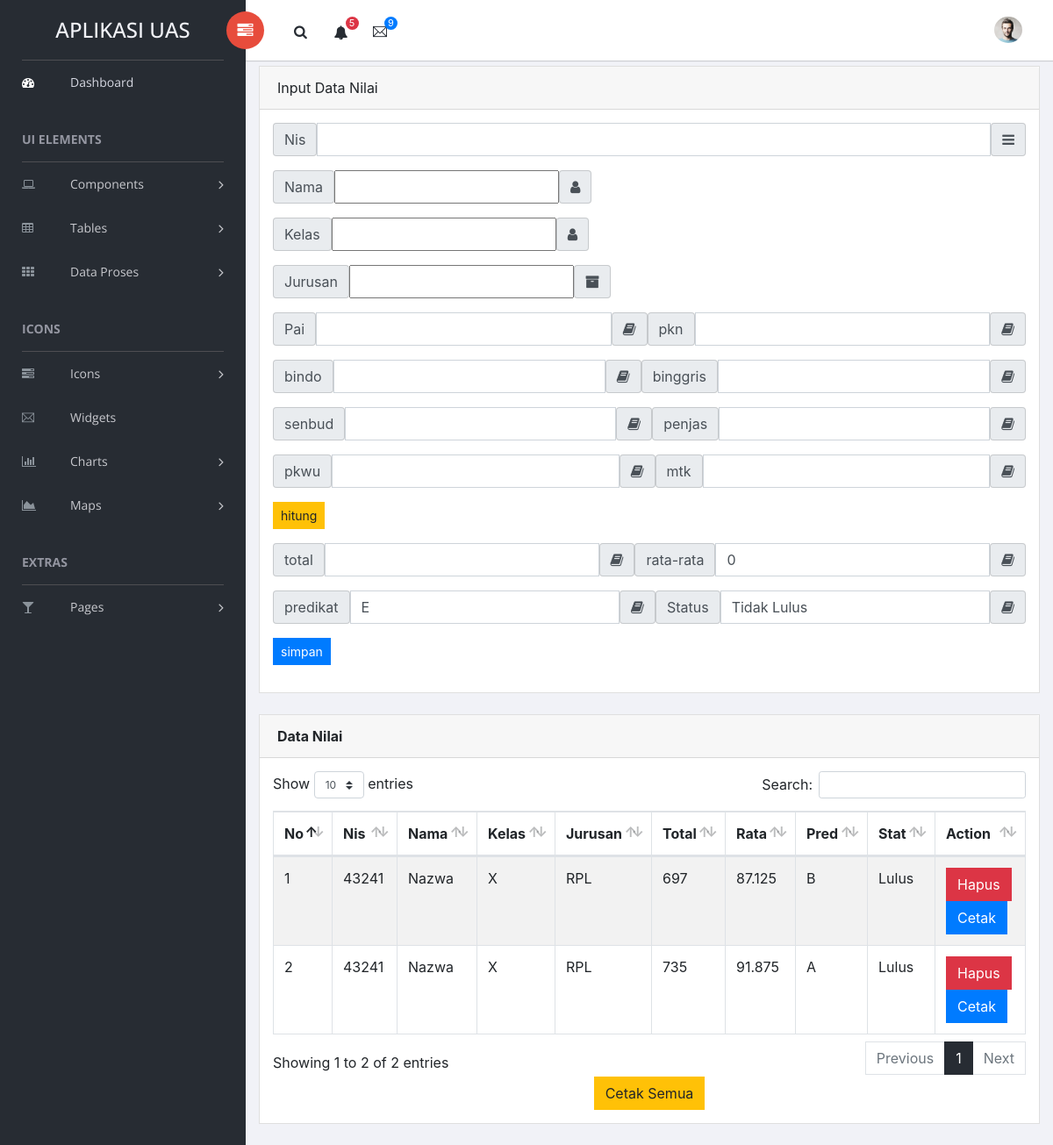
Page /dashboard.php?nilai on the committed database.
### tables this page shows
CREATE TABLE `tb_nilai` (
  `kd_nilai` int(11) NOT NULL,
  `nis` varchar(15) NOT NULL,
  `nama` varchar(50) NOT NULL,
  `kelas` varchar(5) NOT NULL,
  `jurusan` varchar(50) NOT NULL,
  `pai` varchar(10) NOT NULL,
  `pkn` varchar(4) NOT NULL,
  `bindo` varchar(10) NOT NULL,
  `binggris` varchar(4) NOT NULL,
  `senbud` varchar(4) NOT NULL,
  `penjas` varchar(4) NOT NULL,
  `pkwu` varchar(4) NOT NULL,
  `mtk` varchar(4) NOT NULL,
  `total` varchar(15) NOT NULL,
  `rata` varchar(10) NOT NULL,
  `pred` varchar(5) NOT NULL,
  `stat` varchar(20) NOT NULL
);

### nilai.php (the view, shortened to what this page needs)
<?php
include "koneksi.php";
?>
<div class="col-lg-12">
    <div class="card">
        <div class="card-header">Input Data Nilai</div>
        <div class="card-body card-block">
            <form action="" method="post" class="">
                <div class="form-group">
                    <div class="input-group">
                        <div class="input-group-addon">Nis</div>
                        <input type="number" id="nis" name="nis" class="form-control" onchange="submit()" value="<?= @$_POST['nis'] ?>">
                        <div class="input-group-addon"><i class="fa fa-bars"></i></div>
                    </div>
                </div>
                <div class="form-group">
                    <div class="input-group">
                        <div class="input-group-addon">Nama</div>
                        <input type="text" id="name" name="nama" class="form-control-read-only" value="<?= @$nis['nama'] ?>">
                        <div class="input-group-addon"><i class="fa fa-user"></i></div>
                    </div>
                </div>
                <div class="form-group">
                    <div class="input-group">
                        <div class="input-group-addon">Kelas</div>
                        <input type="text" id="kelas" name="kelas" class="form-control-read-only" value="<?= @$nis['kelas'] ?>">
                        <div class="input-group-addon"><i class="fa fa-user"></i></div>
                    </div>
                </div>
                <div class="form-group">
                    <div class="input-group">
                        <div class="input-group-addon">Jurusan</div>
                        <input type="text" id="jurusan" name="jurusan" class="form-control-read-only" value="<?= @$nis['jurusan'] ?>">
                        <div class="input-group-addon"><i class="fa fa-archive"></i></div>
                    </div>
                </div>
                <div class="form-group">
                    <div class="input-group">
                        <div class="input-group-addon">Pai</div>
                        <input type="number" id="pai" name="pai" class="form-control" value="<?= @$_POST['pai'] ?>" require>
                        <div class="input-group-addon"><i class="fa fa-book"></i></div>
                        <div class="input-group-addon">pkn</div>
                        <input type="number" id="pkn" name="pkn" class="form-control" value="<?= @$_POST['pkn'] ?>" require>
                        <div class="input-group-addon"><i class="fa fa-book"></i></div>
                    </div>
                </div>
                <div class="form-group">
                    <div class="input-group">
                        <div class="input-group-addon">bindo</div>
                        <input type="number" id="bindo" name="bindo" class="form-control" value="<?= @$_POST['bindo'] ?>" require>
                        <div class="input-group-addon"><i class="fa fa-book"></i></div>
                        <div class="input-group-addon">binggris</div>
                        <input type="number" id="binggris" name="binggris" class="form-control" value="<?= @$_POST['binggris'] ?>" require>
                        <div class="input-group-addon"><i class="fa fa-book"></i></div>
                    </div>
                </div>
                <div class="form-group">
                    <div class="input-group">
                        <div class="input-group-addon">senbud</div>
                        <input type="number" id="senbud" name="senbud" class="form-control" value="<?= @$_POST['senbud'] ?>" require>
                        <div class="input-group-addon"><i class="fa fa-book"></i></div>
                        <div class="input-group-addon">penjas</div>
                        <input type="number" id="penjas" name="penjas" class="form-control" value="<?= @$_POST['penjas'] ?>" require>
                        <div class="input-group-addon"><i class="fa fa-book"></i></div>
                    </div>
                </div>
                <div class="form-group">
                    <div class="input-group">
                        <div class="input-group-addon">pkwu</div>
                        <input type="number" id="pkwu" name="pkwu" class="form-control" value="<?= @$_POST['pkwu'] ?>" require>
                        <div class="input-group-addon"><i class="fa fa-book"></i></div>
                        <div class="input-group-addon">mtk</div>
                        <input type="number" id="mtk" name="mtk" class="form-control" value="<?= @$_POST['mtk'] ?>" require>
                        <div class="input-group-addon"><i class="fa fa-book"></i></div>
                    </div>
                </div>
                <div class="form-actions form-group">
                    <input type="submit" name="hitung" value="hitung" class="btn btn-warning btn-sm" name="submit">
                    <?php
                    @$rata = @$total / 8;
                    if ($rata >= 90) {
                        $pred = "A";
                    } elseif ($rata >= 80) {
                        $pred = "B";
                    } elseif ($rata >= 70) {
                        $pred = "C";
                    } elseif ($rata >= 60) {
                        $pred = "D";
                    } else {
                        $pred = "E";
                    }
                    if ($rata >= 75) {
                        $stat = "Lulus";
                    } else {
                        $stat = "Tidak Lulus";
                    }
                    ?>
                </div>
                <div class="form-group">
                    <div class="input-group">
                        <div class="input-group-addon">total</div>
                        <input type="number" id="pkwu" name="total" value="<?= @$total ?>" class="form-control">
                        <div class="input-group-addon"><i class="fa fa-book"></i></div>
                        <div class="input-group-addon">rata-rata</div>
                        <input type="number" id="mtk" name="rata" value="<?= @$rata ?>" class="form-control">
                        <div class="input-group-addon"><i class="fa fa-book"></i></div>
                    </div>
                </div>
                <div class="form-group">
                    <div class="input-group">
                        <div class="input-group-addon">predikat</div>
                        <input type="text" id="pred" name="pred" value="<?= @$pred ?>" class="form-control">
                        <div class="input-group-addon"><i class="fa fa-book"></i></div>
                        <div class="input-group-addon">Status</div>
                        <input type="text" id="stat" name="stat" value="<?= @$stat ?>" class="form-control">
                        <div class="input-group-addon"><i class="fa fa-book"></i></div>
                    </div>
                </div>
                <div class="form-actions form-group">
                    <input type="submit" name="submit" value="simpan" class="btn btn-primary btn-sm">
                </div>
            </form>
        </div>
    </div>
</div>
<div class="col-md-12">
    <div class="card">
        <div class="card-header">
            <strong class="card-title">Data Nilai</strong>
        </div>
        <div class="card-body">
            <table id="bootstrap-data-table-export" class="table table-striped table-bordered">
                <thead>
                    <tr>
                        <th>No</th>
                        <th>Nis</th>
                        <th>Nama</th>
                        <th>Kelas</th>
                        <th>Jurusan</th>
                        <th>Total</th>
                        <th>Rata</th>
                        <th>Pred</th>
                        <th>Stat</th>
                        <th>Action</th>
                    </tr>
                </thead>
                <tbody>
                    <?php
                    $sql = mysqli_query($con, "select * from tb_nilai order by nis asc");
                    $no = 0;
                    while ($data = mysqli_fetch_array($sql)) {
                        $no++;
                    ?>
                        <tr>
                            <td><?= $no ?></td>
                            <td><?= $data['nis'] ?></td>
                            <td><?= $data['nama'] ?></td>
                            <td><?= $data['kelas'] ?></td>
                            <td><?= $data['jurusan'] ?></td>
                            <td><?= $data['total'] ?></td>
                            <td><?= $data['rata'] ?></td>
                            <td><?= $data['pred'] ?></td>
                            <td><?= $data['stat'] ?></td>
                            <td>
                                <a href="?nilai&hapus&id=<?= $data['kd_nilai'] ?>" class="btn btn-danger">Hapus</a>
                                <div class="print-content">
                                    <a href="cetak.php?cetak&id=<?= $data['kd_nilai'] ?>" class="btn btn-primary">Cetak</a>
                                </div>
                            </td>
                        </tr>
                    <?php } ?>
                </tbody>
            </table>
            <div class="cetak">
                <center>
                    <input type="submit" value="Cetak Semua" onclick="" class="btn btn-warning">
                </center>
            </div>
        </div>
    </div>
</div>

### rows in the picture
tb_nilai: nis "43241", nama "Nazwa", kelas "X", jurusan "RPL", total "697", rata "87.125", pred "B", stat "Lulus"
tb_nilai: nis "43241", nama "Nazwa", kelas "X", jurusan "RPL", total "735", rata "91.875", pred "A", stat "Lulus"
